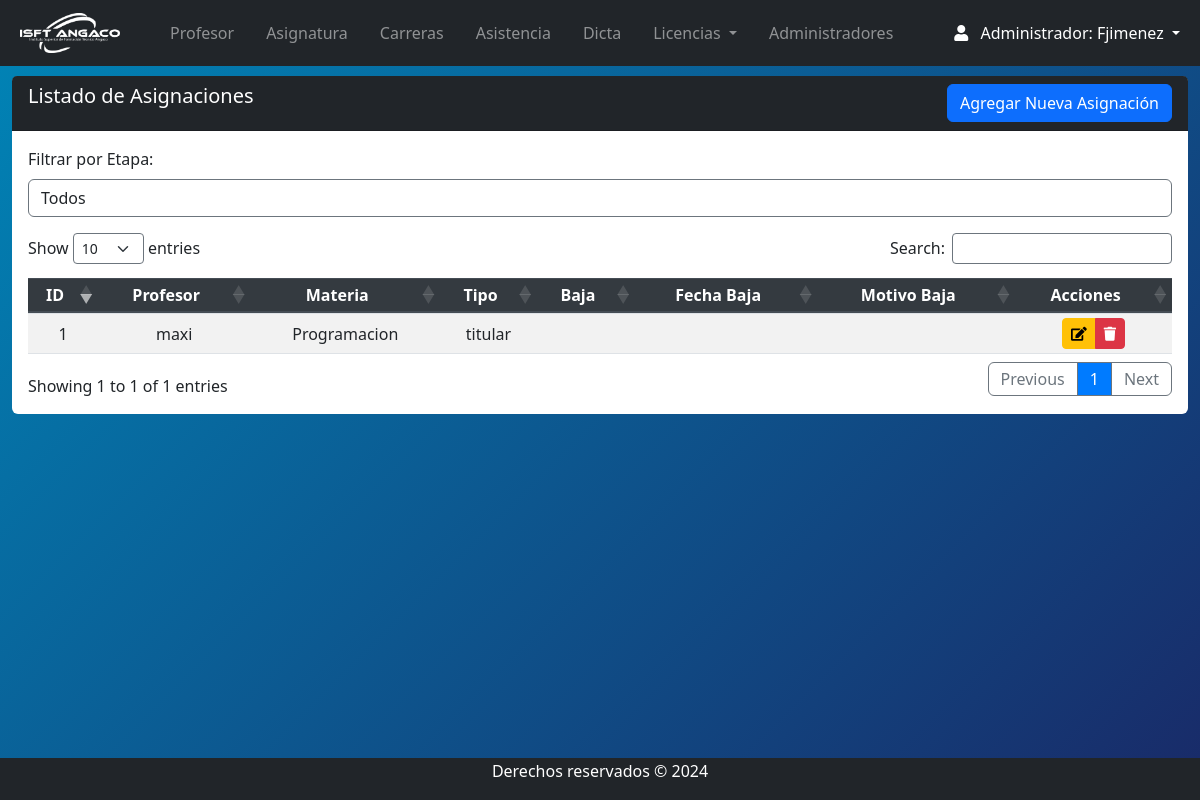
Screenshot of /Views/admin/dicta_index.php (signed in) with the database file from the repository.
### tables this page shows
CREATE TABLE `dicta` (
  `id` int(11) NOT NULL,
  `FKprofesor` int(11) DEFAULT NULL,
  `FKmateria` int(11) DEFAULT NULL,
  `tipo` enum('titular','interino','suplente') DEFAULT NULL,
  `Baja` enum('SI','NO') DEFAULT NULL,
  `Fecha_baja` date DEFAULT NULL,
  `motivo_baja` varchar(255) DEFAULT NULL,
  `etapa` varchar(15) NOT NULL
);

CREATE TABLE `asignaturas` (
  `id` int(11) NOT NULL,
  `nombre` varchar(255) NOT NULL,
  `cantidaddehoras` int(11) NOT NULL,
  `etapa` varchar(15) NOT NULL,
  `FK_carrera` int(11) DEFAULT NULL
);

### Views/admin/dicta_index.php (the view, shortened to what this page needs)
<?php
include("../../conn/connection.php");
include("navbar.php");
$etapa = isset($_GET['etapa']) ? $_GET['etapa'] : 'Todos';
$sql = "SELECT d.id, CONCAT(p.nombreyapellido) AS nombre_profesor, m.nombre AS nombre_materia, d.tipo, d.baja, d.fecha_baja, d.motivo_baja, d.etapa
        FROM dicta d
        INNER JOIN profesores p ON d.FKprofesor = p.id
        INNER JOIN asignaturas m ON d.FKmateria = m.id";
$sql .= " ORDER BY d.id DESC";
$stmt = $db->prepare($sql);
$stmt->execute();
$resultado = $stmt->fetchAll(PDO::FETCH_ASSOC);
?>
<section class="content mt-3">
    <div class="row m-auto">
        <div class="col-sm">
            <div class="card rounded-2 border-0">
                <div class="card-header bg-dark text-white pb-0">
                    <h5 class="d-inline-block">Listado de Asignaciones</h5>
                    <a class="btn btn-primary float-right mb-2" href="dicta_crea.php">Agregar Nueva Asignación</a>
                </div>
                <div class="card-body table-responsive">
                    <form method="get" action="dicta_index.php" class="mb-3">
                        <div class="form-group">
                            <label for="etapa">Filtrar por Etapa:</label>
                            <select name="etapa" id="etapa" class="form-control" onchange="this.form.submit()">
                                <option value="Todos" <?php if ($etapa == 'Todos') echo 'selected'; ?>>Todos</option>
                            </select>
                        </div>
                    </form>
                    <table id="example" class="table table-striped table-sm" style="width:100%">
                        <thead class="thead-dark">
                            <tr>
                                <th>ID</th>
                                <th>Profesor</th>
                                <th>Materia</th>
                                <th>Tipo</th>
                                <th>Baja</th>
                                <th>Fecha Baja</th>
                                <th>Motivo Baja</th>
                                <th>Acciones</th>
                            </tr>
                        </thead>
                        <tbody>
                            <?php
                            foreach ($resultado as $row) {
                            ?>
                                <tr>
                                    <td><?php echo htmlspecialchars($row['id']); ?></td>
                                    <td><?php echo htmlspecialchars($row['nombre_profesor']); ?></td>
                                    <td><?php echo htmlspecialchars($row['nombre_materia']); ?></td>
                                    <td><?php echo htmlspecialchars($row['tipo']); ?></td>
                                    <td><?php echo htmlspecialchars($row['baja']); ?></td>
                                    <td><?php echo htmlspecialchars($row['fecha_baja']); ?></td>
                                    <td><?php echo htmlspecialchars($row['motivo_baja']); ?></td>
                                    <td>
                                        <div class="btn-group">
                                            <a href="dicta_edit.php?id=<?php echo htmlspecialchars($row['id']); ?>" class="btn btn-warning btn-sm"><i class="fas fa-edit"></i></a>
                                            <?php if ($row['etapa'] == 'Inactivo') { ?>
                                                <button class="btn btn-danger btn-sm" disabled><i class="fas fa-trash"></i></button>
                                            <?php } else { ?>
                                                <button class="btn btn-danger btn-sm" onclick="showBajaModal('<?php echo htmlspecialchars($row['id']); ?>')"><i class="fas fa-trash"></i></button>
                                            <?php } ?>
                                        </div>
                                    </td>
                                </tr>
                            <?php
                            }
                            ?>
                        </tbody>
                    </table>
                </div>
            </div>
        </div>
    </div>
</section>
<?php
require("footer.php");
?>

### css/style.css (style rules this page uses)
body { position: relative; padding-bottom: 10px; min-height: 100vh; }
select { border-style: solid !important; border-color: #6c757d !important; border-width: 1px !important; }
th, td { text-align: center !important; vertical-align: middle !important; }

### Views/admin/navbar.php (style rules this page uses)
body { background: linear-gradient(135deg,#0085b7, #192a68); }

### rows the page displays
dicta: id "1", nombre_profesor "maxi", FKmateria.nombre "Programacion", tipo "titular"

### other values shown
$_SESSION['nombre'] "Fjimenez"
